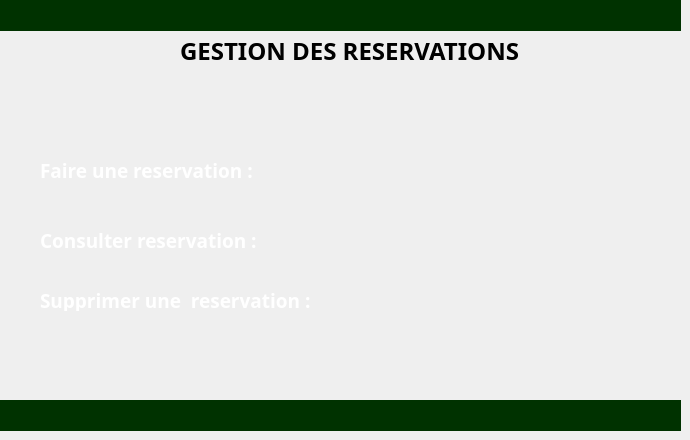
    <widget class="QWidget" name="page_8">
     <widget class="QLabel" name="colorr7">
      <property name="geometry">
       <rect>
        <x>0</x>
        <y>0</y>
        <width>681</width>
        <height>31</height>
       </rect>
      </property>
      <property name="styleSheet">
       <string notr="true">#colorr7
{
background-color:rgb(0, 50, 0);

}</string>
      </property>
      <property name="text">
       <string/>
      </property>
     </widget>
     <widget class="QLabel" name="colorr8">
      <property name="geometry">
       <rect>
        <x>0</x>
        <y>400</y>
        <width>681</width>
        <height>31</height>
       </rect>
      </property>
      <property name="styleSheet">
       <string notr="true">#colorr8
{
background-color:rgb(0, 50, 0);

}</string>
      </property>
      <property name="text">
       <string/>
      </property>
     </widget>
     <widget class="QLabel" name="fond4">
      <property name="geometry">
       <rect>
        <x>0</x>
        <y>30</y>
        <width>681</width>
        <height>371</height>
       </rect>
      </property>
      <property name="styleSheet">
       <string notr="true">#fond4
{
background-color: transparent;
   border-image:url(:/bon.jpg);
   background: none;
   border: none;
   background-repeat: none;
}
</string>
      </property>
      <property name="text">
       <string/>
      </property>
     </widget>
     <widget class="QLabel" name="valid_3">
      <property name="geometry">
       <rect>
        <x>520</x>
        <y>330</y>
        <width>111</width>
        <height>41</height>
       </rect>
      </property>
      <property name="styleSheet">
       <string notr="true">#valid
{
background-color: transparent;
   border-image:url(:/valid.png);
   background: none;
   border: none;
   background-repeat: none;
}
</string>
      </property>
      <property name="text">
       <string/>
      </property>
     </widget>
     <widget class="QLabel" name="retour_3">
      <property name="geometry">
       <rect>
        <x>40</x>
        <y>350</y>
        <width>91</width>
        <height>31</height>
       </rect>
      </property>
      <property name="styleSheet">
       <string notr="true">#retour_3
{
background-color: transparent;
   border-image:url(:/fle.png);
   background: none;
   border: none;
   background-repeat: none;
}
</string>
      </property>
      <property name="text">
       <string/>
      </property>
     </widget>
     <widget class="QPushButton" name="pushButton_flec1">
      <property name="geometry">
       <rect>
        <x>40</x>
        <y>350</y>
        <width>91</width>
        <height>31</height>
       </rect>
      </property>
      <property name="styleSheet">
       <string notr="true">#pushButton_flec1
{
background-color: transparent;
 
   background: none;
   border: none;
   background-repeat: none;
}
</string>
      </property>
      <property name="text">
       <string/>
      </property>
     </widget>
     <widget class="QLabel" name="label_19">
      <property name="geometry">
       <rect>
        <x>180</x>
        <y>40</y>
        <width>351</width>
        <height>21</height>
       </rect>
      </property>
      <property name="font">
       <font>
        <family>Segoe UI Black</family>
        <pointsize>18</pointsize>
        <weight>75</weight>
        <bold>true</bold>
       </font>
      </property>
      <property name="styleSheet">
       <string notr="true">#label_15
{
color:rgb(255, 255, 255) ;
}
</string>
      </property>
      <property name="text">
       <string>GESTION DES RESERVATIONS</string>
      </property>
     </widget>
     <widget class="QLabel" name="label_20">
      <property name="geometry">
       <rect>
        <x>40</x>
        <y>160</y>
        <width>281</width>
        <height>21</height>
       </rect>
      </property>
      <property name="font">
       <font>
        <family>Segoe UI Black</family>
        <pointsize>14</pointsize>
        <weight>75</weight>
        <bold>true</bold>
       </font>
      </property>
      <property name="styleSheet">
       <string notr="true">#label_20
{
color:rgb(255, 255, 255) ;
}
</string>
      </property>
      <property name="text">
       <string>Faire une reservation :</string>
      </property>
     </widget>
     <widget class="QLabel" name="label_21">
      <property name="geometry">
       <rect>
        <x>40</x>
        <y>230</y>
        <width>281</width>
        <height>21</height>
       </rect>
      </property>
      <property name="font">
       <font>
        <family>Segoe UI Black</family>
        <pointsize>14</pointsize>
        <weight>75</weight>
        <bold>true</bold>
       </font>
      </property>
      <property name="styleSheet">
       <string notr="true">#label_21
{
color:rgb(255, 255, 255) ;
}
</string>
      </property>
      <property name="text">
       <string>Consulter reservation :</string>
      </property>
     </widget>
     <widget class="QLabel" name="label_22">
      <property name="geometry">
       <rect>
        <x>40</x>
        <y>290</y>
        <width>281</width>
        <height>21</height>
       </rect>
      </property>
      <property name="font">
       <font>
        <family>Segoe UI Black</family>
        <pointsize>14</pointsize>
        <weight>75</weight>
        <bold>true</bold>
       </font>
      </property>
      <property name="styleSheet">
       <string notr="true">#label_22
{
color:rgb(255, 255, 255) ;
}
</string>
      </property>
      <property name="text">
       <string>Supprimer une  reservation :</string>
      </property>
     </widget>
     <widget class="QLabel" name="label_23">
      <property name="geometry">
       <rect>
        <x>400</x>
        <y>160</y>
        <width>51</width>
        <height>31</height>
       </rect>
      </property>
      <property name="styleSheet">
       <string notr="true">#label_23
{
background-color: transparent;
   border-image:url(:/okay.png);
   background: none;
   border: none;
   background-repeat: none;
}
</string>
      </property>
      <property name="text">
       <string/>
      </property>
     </widget>
     <widget class="QLabel" name="label_24">
      <property name="geometry">
       <rect>
        <x>400</x>
        <y>220</y>
        <width>51</width>
        <height>31</height>
       </rect>
      </property>
      <property name="styleSheet">
       <string notr="true">#label_24
{
background-color: transparent;
   border-image:url(:/okay.png);
   background: none;
   border: none;
   background-repeat: none;
}
</string>
      </property>
      <property name="text">
       <string/>
      </property>
     </widget>
     <widget class="QLabel" name="label_25">
      <property name="geometry">
       <rect>
        <x>400</x>
        <y>290</y>
        <width>51</width>
        <height>31</height>
       </rect>
      </property>
      <property name="styleSheet">
       <string notr="true">#label_25
{
background-color: transparent;
   border-image:url(:/okay.png);
   background: none;
   border: none;
   background-repeat: none;
}
</string>
      </property>
      <property name="text">
       <string/>
      </property>
     </widget>
     <widget class="QPushButton" name="pushButton_faireReserv">
      <property name="geometry">
       <rect>
        <x>390</x>
        <y>160</y>
        <width>75</width>
        <height>31</height>
       </rect>
      </property>
      <property name="styleSheet">
       <string notr="true">#pushButton_faireReserv
{
background-color: transparent;
   
   background: none;
   border: none;
   background-repeat: none;
}
</string>
      </property>
      <property name="text">
       <string/>
      </property>
     </widget>
     <widget class="QPushButton" name="pushButton_consulterReserv">
      <property name="geometry">
       <rect>
        <x>390</x>
        <y>212</y>
        <width>75</width>
        <height>41</height>
       </rect>
      </property>
      <property name="styleSheet">
       <string notr="true">#pushButton_consulterReserv
{
background-color: transparent;
  
   background: none;
   border: none;
   background-repeat: none;
}
</string>
      </property>
      <property name="text">
       <string/>
      </property>
     </widget>
     <widget class="QPushButton" name="pushButton_suppReserv">
      <property name="geometry">
       <rect>
        <x>390</x>
        <y>290</y>
        <width>81</width>
        <height>31</height>
       </rect>
      </property>
      <property name="styleSheet">
       <string notr="true">#pushButton_suppReserv
{
background-color: transparent;
  
   background: none;
   border: none;
   background-repeat: none;
}
</string>
      </property>
      <property name="text">
       <string/>
      </property>
     </widget>
    </widget>
